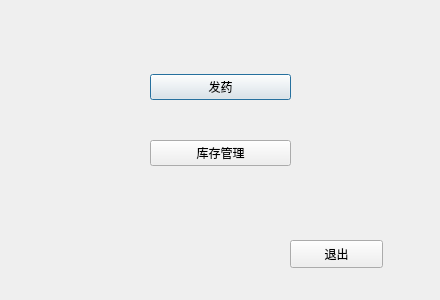
<?xml version="1.0" encoding="UTF-8"?>
<ui version="4.0">
 <class>medui</class>
 <widget class="QDialog" name="medui">
  <property name="geometry">
   <rect>
    <x>0</x>
    <y>0</y>
    <width>440</width>
    <height>300</height>
   </rect>
  </property>
  <property name="windowTitle">
   <string>Dialog</string>
  </property>
  <widget class="QWidget" name="layoutWidget">
   <property name="geometry">
    <rect>
     <x>150</x>
     <y>40</y>
     <width>141</width>
     <height>161</height>
    </rect>
   </property>
   <layout class="QVBoxLayout" name="verticalLayout">
    <item>
     <widget class="QPushButton" name="pushButton_2">
      <property name="text">
       <string>发药</string>
      </property>
     </widget>
    </item>
    <item>
     <widget class="QPushButton" name="pushButton">
      <property name="text">
       <string>库存管理</string>
      </property>
     </widget>
    </item>
   </layout>
  </widget>
  <widget class="QPushButton" name="pushButton_3">
   <property name="geometry">
    <rect>
     <x>290</x>
     <y>240</y>
     <width>93</width>
     <height>28</height>
    </rect>
   </property>
   <property name="text">
    <string>退出</string>
   </property>
  </widget>
 </widget>
 <resources/>
 <connections>
  <connection>
   <sender>pushButton_3</sender>
   <signal>clicked()</signal>
   <receiver>medui</receiver>
   <slot>close()</slot>
   <hints>
    <hint type="sourcelabel">
     <x>321</x>
     <y>258</y>
    </hint>
    <hint type="destinationlabel">
     <x>361</x>
     <y>196</y>
    </hint>
   </hints>
  </connection>
 </connections>
</ui>
